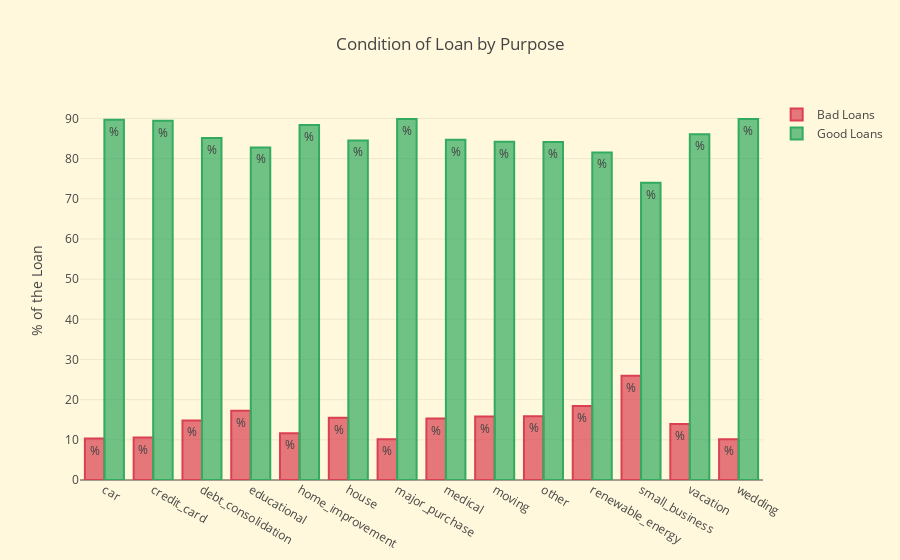

Notebook cell for this chart:
### Code cell
df['purpose'].value_counts()

# Education, renewable energy, wedding are the purposed that contains highest bad loans percent wise.

purpose_condition = round(pd.crosstab(df['loan_condition'], df['purpose']).apply(lambda x: x/x.sum() * 100), 2)

purpose_bad_loans = purpose_condition.values[0].tolist()
purpose_good_loans = purpose_condition.values[1].tolist()
purpose = purpose_condition.columns


bad_plot = go.Bar(
    x=purpose,
    y=purpose_bad_loans,
    name = 'Bad Loans',
    text='%',
    marker=dict(
        color='rgba(219, 64, 82, 0.7)',
        line = dict(
            color='rgba(219, 64, 82, 1.0)',
            width=2
        )
    )
)

good_plot = go.Bar(
    x=purpose,
    y=purpose_good_loans,
    name='Good Loans',
    text='%',
    marker=dict(
        color='rgba(50, 171, 96, 0.7)',
        line = dict(
            color='rgba(50, 171, 96, 1.0)',
            width=2
        )
    )
)


data = [bad_plot, good_plot]

layout = go.Layout(
    title='Condition of Loan by Purpose',
    xaxis=dict(
        title=''
    ),
    yaxis=dict(
        title='% of the Loan',
    ),
    paper_bgcolor='#FFF8DC',
    plot_bgcolor='#FFF8DC',
    showlegend=True
)

fig = dict(data=data, layout=layout)
iplot(fig, filename='condition_purposes')

### Figure 1 — Plotly figure (JSON) as saved in the notebook; plotly's stock layout.template omitted (floating-point values rounded to 4 significant figures)
{"data": [{"marker": {"color": "rgba(219, 64, 82, 0.7)", "line": {"color": "rgba(219, 64, 82, 1.0)", "width": 2}}, "name": "Bad Loans", "text": "%", "type": "bar", "uid": "b7b742c4-a9c8-46b5-a247-f9740887395e", "x": ["car", "credit_card", "debt_consolidation", "educational", "home_improvement", "house", "major_purchase", "medical", "moving", "other", "renewable_energy", "small_business", "vacation", "wedding"], "y": [10.33, 10.57, 14.84, 17.23, 11.66, 15.49, 10.15, 15.3, 15.78, 15.85, 18.45, 25.98, 13.91, 10.14]}, {"marker": {"color": "rgba(50, 171, 96, 0.7)", "line": {"color": "rgba(50, 171, 96, 1.0)", "width": 2}}, "name": "Good Loans", "text": "%", "type": "bar", "uid": "2952b700-4514-430f-bd8e-9fbefd43adea", "x": ["car", "credit_card", "debt_consolidation", "educational", "home_improvement", "house", "major_purchase", "medical", "moving", "other", "renewable_energy", "small_business", "vacation", "wedding"], "y": [89.67, 89.43, 85.16, 82.77, 88.34, 84.51, 89.85, 84.7, 84.22, 84.15, 81.55, 74.02, 86.09, 89.86]}], "layout": {"paper_bgcolor": "#FFF8DC", "plot_bgcolor": "#FFF8DC", "showlegend": true, "title": {"text": "Condition of Loan by Purpose"}, "xaxis": {"title": {"text": ""}}, "yaxis": {"title": {"text": "% of the Loan"}}}}
